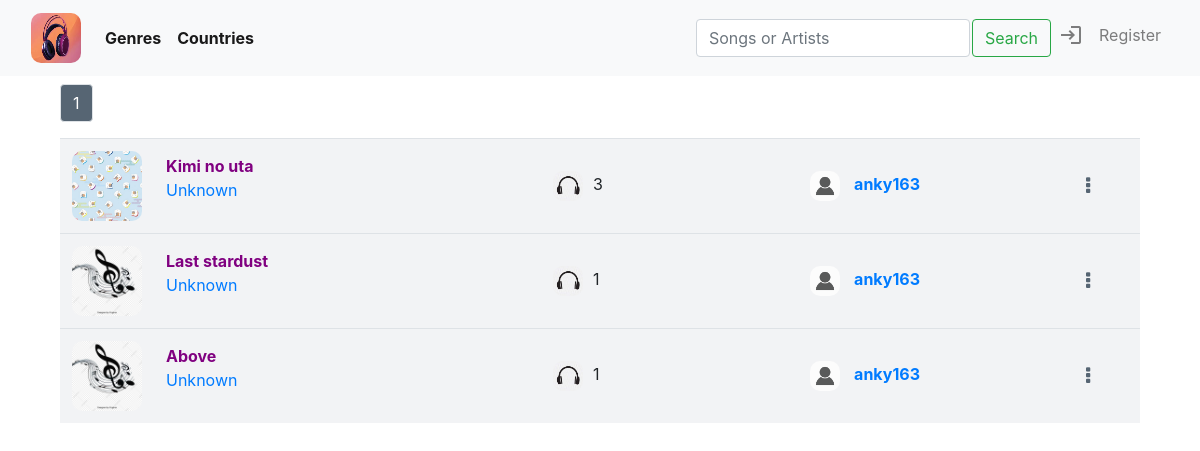
Before: / with the older database file.
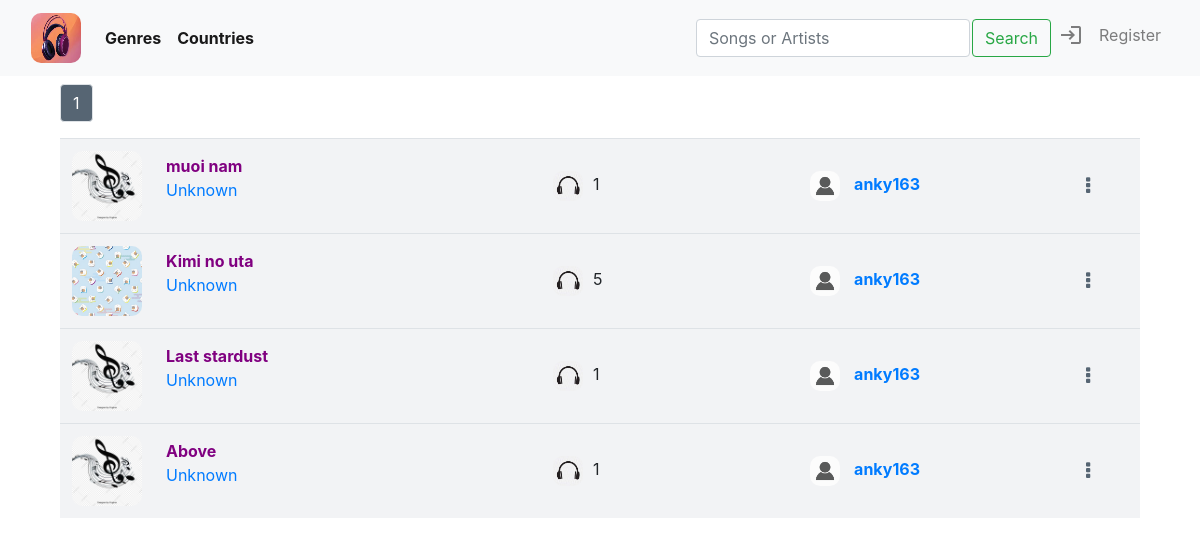
After: the same page with the newer database file.
### music/models.py (models this page shows, shortened)
class Song(models.Model):
    uploader = models.ForeignKey(User, on_delete=models.CASCADE, related_name="uploader")
    title = models.CharField(max_length=64, blank=False, db_column="title")
    _artists = models.CharField(max_length=64, blank=True, db_column="artists")
    _country = models.CharField(max_length=64, blank=True, db_column="country")
    _genre = models.CharField(max_length=64, blank=True, db_column="genre")
    date = models.DateTimeField(db_column="date")
    views = models.IntegerField(default=0, db_column="views")
    photo = models.ImageField(upload_to='images', blank=True, default=None)
    audio = models.FileField(upload_to='songs', blank=False, default=None)
    @property
    def artists(self):
        return self._artists
    @artists.setter
    def artists(self, artists):
        if not artists:
            self._artists = "Unknown"
        else:
            self._artists = artists
    @property
    def genre(self):
        return self._genre
    @genre.setter
    def genre(self, genre):
        if not genre or genre.lower() not in ["pop", "dance", "rock", "jazz", "traditional", "soundtrack"]:
            self._genre = "Others"
        else:
            self._genre = genre
    @property
    def country(self):
        return self._country
    @country.setter
    def country(self, country):
        if not country or country.lower() not in ["us - uk", "korea", "japan", "china", "vietnam"]:
            self._country = "Others"
        else:
            self._country = country

class User(AbstractUser):
    pass

### music/views.py (the view)
# urls.py: path("", views.list, name="list"),
def list(request):
    tracks = Song.objects.all().order_by("date").reverse()
    pages, lists = pagination(tracks, 10)
    playlists, new_playlist_index = private_playlists(request)
    return render(request, "music/list.html", {
        "index": "index",
        "tracks": tracks,
        "pages": pages,
        "lists": lists,
        "playlists": playlists,
        "new_playlist_index": new_playlist_index
    })

### music/views.py (called while the page is built)
def pagination(tracks, number):
    pages = []
    list = []
    lists = []
    p = Paginator(tracks, number)
    for i in range(p.num_pages):
        page = p.page(i + 1)
        pages.append(page)
        list.append(i + 1)
    l = Paginator(list, 5)
    for i in range(l.num_pages):
        lists.append(l.page(i + 1))
    return pages, lists

def private_playlists(request):
    if request.user.is_authenticated:
        playlists = Playlist.objects.filter(user=request.user)
        new_playlist_index = len(playlists) + 1
    else:
        playlists = None
        new_playlist_index = 1
    return playlists, new_playlist_index

### music/templates/music/list.html (shortened to what this page needs)
{% extends "music/layout.html" %}
{% load static %}
{% block body %}
    <div id="list-page">
        {% if tracks|length != 0 %}
            <div id="paginator-navbar">
                    {% for page in pages %}
                            <div class="paginator-navbar" id="paginator-{{ page.number }}">
                                {% for list in lists %}
                                    {% if page.number >= list|first and page.number <= list|last %}
                                        <nav aria-label="Page navigation example" class="pages-list" id="list-{{ list.number }}">
                                            <ul class="pagination">
                                                {% for number in list %}
                                                    <li class="page-item"><a href="#" class="page-link" id="page-link-{{ number }}" data-page_number="{{ number }}" onclick="showPage(this.dataset.page_number)">{{ number }}</a></li>
                                                {% endfor %}
                                            </ul>
                                        </nav>
                                    {% endif %}
                                {% endfor %}
                            </div>
                    {% endfor %}
            </div>
        {% else %}
            {% if playlist %}
                <h5 style="width: 100%; margin-top: 20px; text-align: center;">
                    This playlist is empty, visit <a href="{% url 'list' %}">Here</a> to add some tracks.
                </h5>
            {% endif %}
        {% endif %}
        <div id="tracks-list" class="tracks-list">
            {% for page in pages %}
                <div class="paginator" id="page-{{ page.number }}">
                    <table class="table">
                        {% for track in page.object_list %}
                            <tr class="track-bar" id="track-{{ track.id }}" data-id="{{ track.id }}" data-page_number="{{ page.number }}" style="cursor: pointer;">
                                <td class="track-onclick" data-id="{{ track.id }}" class="track-infomation" id="track-photo">
                                    <div class="photo-div">
                                        {% if track.photo %}
                                            <img src="/music/media/{{ track.photo }}">
                                        {% else %}
                                            <img src="/static/music/media/music.jpg">
                                        {% endif %}
                                    </div>
                                </td>
                                <td class="track-onclick" data-id="{{ track.id }}" class="track-infomation" id="track-title-artists">
                                    <div id="title"><strong style="color: purple;">{{ track.title }}</strong></div>
                                    <div id="artists">
                                        <a href="{% url 'artists' track.artists %}"><p style="white-space: nowrap; text-overflow: ellipsis;">{{ track.artists }}</p></a>
                                    </div>
                                </td>
                                <td class="track-onclick" data-id="{{ track.id }}" class="track-infomation" id="track-views">
                                    <div class="hide">
                                        <img style="width: 30px; height: 30px; margin-right: 10px;" src="{% static 'music/media/headphone.jpg' %}">
                                        <span id="views-of-track-{{ track.id }}">{{ track.views }}</span>
                                    </div>
                                </td>
                                <td class="track-onclick" class="hide" data-id="{{ track.id }}" class="track-infomation" style="width: 300px;" id="track-uploader">
                                    <div>
                                        <img style="width: 30px; height: 30px; margin-right: 10px;" src="{% static 'music/media/person.png' %}">
                                        <a href="{% url 'library' track.uploader.id %}">
                                            <strong style="white-space: nowrap; text-overflow: ellipsis;">{{ track.uploader }}</strong>
                                        </a>
                                    </div>
                                </td>
                                <td class="track-infomation" id="track-download">
                                    <a style="font-size: 20px; color: #566573;" href="#" data-uploader_id="{{ track.uploader.id }}" data-track_id="{{ track.id }}" data-audio="{{ track.audio }}" onclick="showAddingTable(this)">
                                        <i id="dot-icon" class="fa fa-ellipsis-v" aria-hidden="true"></i>
                                    </a>
                                </td>
                            </tr>
                        {% endfor %}
                    </table>
                </div>
            {% endfor %}
        </div>
        <div id="placeholder">
        </div>
    </div>
{% endblock %}

### music/templates/music/layout.html (shortened to what this page needs)
{% load static %}
<!DOCTYPE html>
<html lang="en">
    <head>
            <link rel="stylesheet" href="https://stackpath.bootstrapcdn.com/bootstrap/4.4.1/css/bootstrap.min.css">
        <link rel="stylesheet" href="https://cdnjs.cloudflare.com/ajax/libs/font-awesome/4.7.0/css/font-awesome.min.css"/>
        <link href="{% static 'music/styles.css' %}" rel="stylesheet">
    </head>
    <body>
        <div class="header">
            <nav class="navbar navbar-expand-sm navbar-light bg-light">
                <div class="container-fluid">
                    <a class="navbar-brand" href="{% url 'list' %}">
                        <img id="logo" src="{% static 'music/media/lolo.jpg' %}" alt="logo">
                    </a>
                    <div class="collapse navbar-collapse" id="navbarSupportedContent">
                        <ul class="navbar-nav mr-auto">
                                <li class="nav-item dropdown">
                                    <a id="genres-menu" class="nav-link active" href="{% url 'menu' 'genres' %}"><strong>Genres</strong></a>
                                </li>
                                <li class="nav-item dropdown">
                                    <a id="countries-menu" class="nav-link active" href="{% url 'menu' 'countries' %}"><strong>Countries</strong></a>
                                </li>
                        </ul>
                        <form class="d-flex" action="{% url 'search' %}" method="post">
                            <input style="margin-right: 2px;" class="form-control me-2" type="search" placeholder="Songs or Artists" aria-label="Search" name="name" required>
                            <button class="btn btn-outline-success" type="submit">Search</button>
                        </form>
                        <div class="log-in" style="float: right;">
                            <ul class="navbar-nav me-auto mb-2 mb-lg-0">
                                {% if user.is_authenticated %}
                                    <li class="nav-item">
                                        <a id="logout-link" class="nav-link" aria-current="page" href="{% url 'logout' %}">
                                            <span class="material-icons">
                                                logout
                                            </span>
                                        </a>
                                    </li>
                                {% else %}
                                <li class="nav-item">
                                    <a id="login-link" class="nav-link" href="{% url 'login' %}">
                                        <span class="material-icons">
                                        </span>
                                    </a>
                                </li>
                                <li class="nav-item">
                                    <a class="nav-link" href="{% url 'register' %}">Register</a>
                                </li>
                                {% endif %}
                            </ul>
                        </div>
                    </div>
                </div>
            </nav>
        </div>
        <div class="body">
            {% block body %}{% endblock %}
        </div>
    </body>
</html>

### music/static/music/styles.css (style rules this page uses)
#logo { width: 50px; height: 50px; }
img { border-radius: 10px; }
ul { list-style: none; }
.header { height: auto; }
#list-page { padding-left: 5%; padding-right: 5%; height: 87vh; }
#tracks-list { width: 100%; }
#placeholder { height: 15vh; }
.table { width: 90vw; border-collapse: collapse; }
.table tr { background-color: #F2F3F5; height: auto; }
.table td { vertical-align: middle; height: 10vh; border-collapse: collapse; }
#track-title-artists { width: 30vw; overflow: hidden; }
#track-title-artists #title, #artists { width: 30vw; overflow: hidden; white-space: nowrap; text-overflow: ellipsis; }
#track-title-artists #artists { width: max-content; }
#track-photo { width: 90px; height: 90px; }
#track-photo img { width: 70px; height: 70px; }
#track-views { padding-left: 15px; width: 25vw; }
#track-download { width: 7vw; text-align: center; }
.paginator-navbar nav ul li { z-index: 1; }
#track-download #dot-icon { width: 30px; height: 30px; border-radius: 50%; display: flex; justify-content: center; align-items: center; }
.hide { display: none; }
.paginator-navbar { display: none; margin-top: 1vh; height: auto; }
@media (min-width: 700px) { .hide { display: table; } }

Changed rows visible on the page:
added Song: title "muoi nam", artists "Unknown", views "1", uploader "anky163"
changed Song "Kimi no uta": views "3" → "5"
